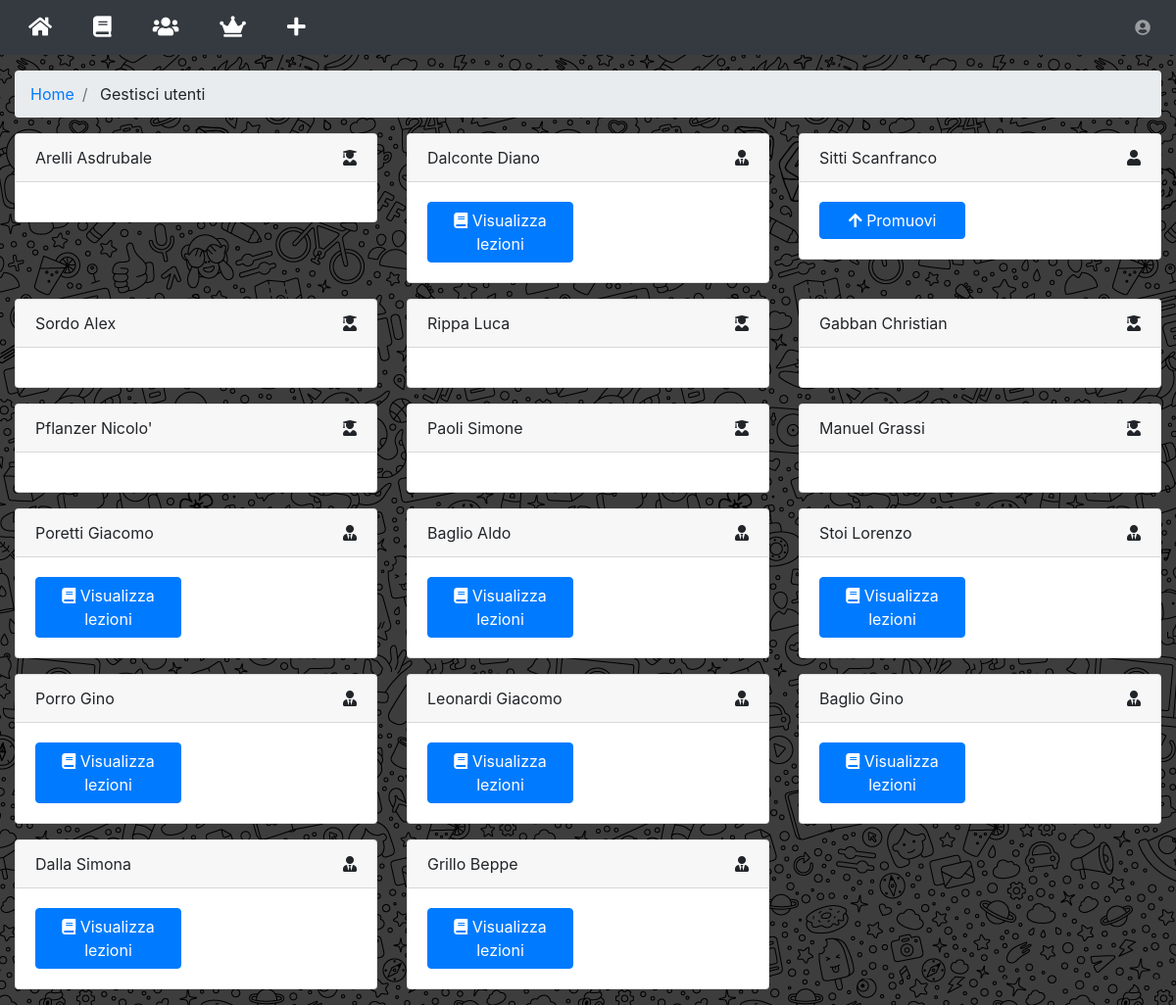
Screenshot of /utenti/index.php (signed in) with the database file from the repository.
### tables this page shows
CREATE TABLE `utenti` (
  `id` int(15) NOT NULL AUTO_INCREMENT,
  `email` varchar(100) NOT NULL,
  `password` varchar(40) NOT NULL,
  `nome` varchar(20) NOT NULL,
  `cognome` varchar(20) NOT NULL,
  `tipo` ENUM('studente', 'professore', 'admin') DEFAULT 'studente',
  `aiuti` BOOLEAN DEFAULT 1,
  `notifiche` BOOLEAN DEFAULT 1,
  PRIMARY KEY (`id`),
  UNIQUE KEY (`email`)
);

### src/connection.php (called while the page is built, shortened)
<?php
  function query($sql){
    $conn = new mysqli("localhost", "root", "", "appRendiamo");
    $tabella = array();
    $result = $conn->query($sql);
    if (isset($result->num_rows)){
      if ($result->num_rows == 0) {
        return $tabella;
      } else while($row = $result->fetch_assoc()){
        array_push($tabella, $row);
      }
      return $tabella;
    } else {
      $conn->close();
    }
  }
?>

### src/utenti/wrapper.php (the view)
<?php $utenti = query("SELECT * FROM utenti") ?>
<div class="container-fluid">
  <ol class="breadcrumb">
    <li class="breadcrumb-item">
      <a href="../home/">Home</a>
    </li>
    <li class="breadcrumb-item">
      Gestisci utenti
    </li>
  </ol>
  <div class="row">
    <?php foreach ($utenti as $utente): ?>
      <div class="col-xl-4 col-sm-12 col-md-6">
        <div class="card mb-3">
          <div class="card-header">
            <?php echo $utente['cognome'] ?>
            <?php echo $utente['nome'] ?>
            <a class="float-right">
              <?php if ($utente['tipo'] == 'admin'): ?>
                <i class="fas fa-user-graduate"></i>
              <?php elseif ($utente['tipo'] == 'professore'): ?>
                <i class="fas fa-user-tie"></i>
              <?php else: ?>
                <i class="fas fa-user"></i>
              <?php endif; ?>
            </a>
          </div>
          <div class="card-body row">
            <div class="col-6">
              <?php if ($utente['tipo'] == 'admin'): ?>
              <?php elseif ($utente['tipo'] == 'professore'): ?>
                <button class="btn btn-block btn-primary">
                  <i class="fas fa-book"></i> Visualizza lezioni
                </button>
              <?php else: ?>
                <button class="btn btn-block btn-primary">
                  <i class="fas fa-arrow-up"></i> Promuovi
                </button>
              <?php endif; ?>
            </div>
          </div>
        </div>
      </div>
    <?php endforeach; ?>
  </div>
</div>

### rows the page displays
utenti: cognome "Arelli", nome "Asdrubale", tipo "admin" (drawn)
utenti: cognome "Dalconte", nome "Diano", tipo "professore" (drawn)
utenti: cognome "Sitti", nome "Scanfranco", tipo "studente" (drawn)
utenti: cognome "Sordo", nome "Alex", tipo "admin" (drawn)
utenti: cognome "Rippa", nome "Luca", tipo "admin" (drawn)
utenti: cognome "Gabban", nome "Christian", tipo "admin" (drawn)
utenti: cognome "Pflanzer", nome "Nicolo'", tipo "admin" (drawn)
utenti: cognome "Paoli", nome "Simone", tipo "admin" (drawn)
utenti: cognome "Manuel", nome "Grassi", tipo "admin" (drawn)
utenti: cognome "Poretti", nome "Giacomo", tipo "professore" (drawn)
utenti: cognome "Baglio", nome "Aldo", tipo "professore" (drawn)
utenti: cognome "Stoi", nome "Lorenzo", tipo "professore" (drawn)
utenti: cognome "Porro", nome "Gino", tipo "professore" (drawn)
utenti: cognome "Leonardi", nome "Giacomo", tipo "professore" (drawn)
utenti: cognome "Baglio", nome "Gino", tipo "professore" (drawn)
utenti: cognome "Dalla", nome "Simona", tipo "professore" (drawn)
utenti: cognome "Grillo", nome "Beppe", tipo "professore" (drawn)
